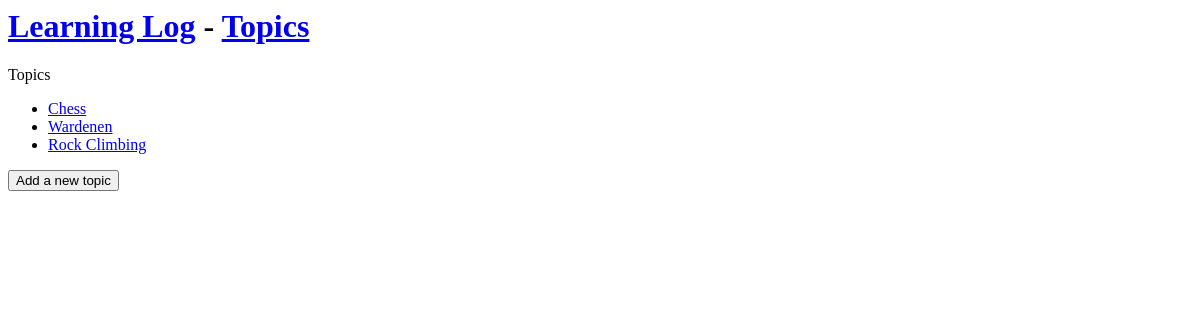
/topics/, run on an earlier commit of the app's database.
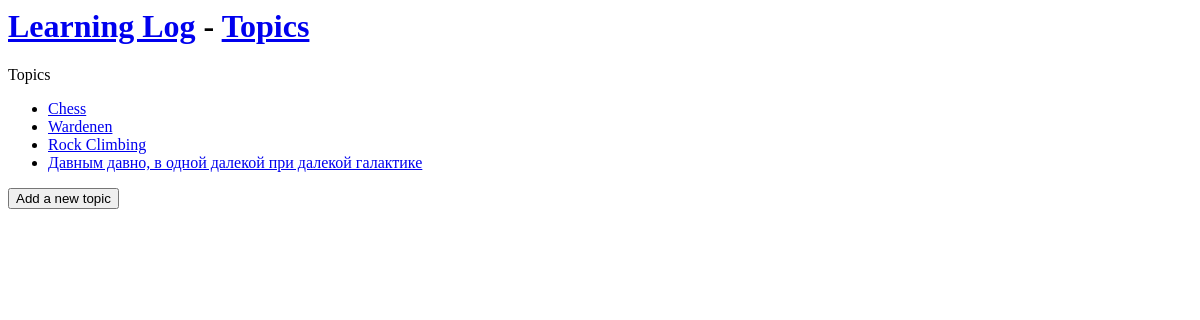
And on a later commit of the database.
### learning_logs/models.py (models this page shows)
class Topic(models.Model):
    text = models.CharField(max_length=200)
    date_added = models.DateTimeField(auto_now_add=True)
    def __str__(self):
        return self.text

### learning_logs/views.py (the view)
# urls.py: url(r'^topics/$', views.topics, name='topics'),
def topics(request):
    topics = Topic.objects.order_by('date_added')
    context = {'topics': topics}
    return render(request, 'learning_logs/topics.html', context)

### learning_logs/templates/learning_logs/topics.html
{% extends 'learning_logs/base.html' %}
{% block content %}
<p>Topics</p>
    <ul>
        {% for topic in topics %}
            <li>
                <a href="{% url 'learning_logs:topic' topic.id %}">{{ topic }}</a>
            </li>
        {% empty %}
            <li>No topics have been added yet.</li>
        {% endfor %}
    </ul>
    <form action="{% url 'learning_logs:new_topic' %}" method="get">
        <button name="submit">Add a new topic</button>
    </form>
{% endblock content %}

What changed in the data, as far as the page shows it:
added Topic: text "Давным давно, в одной далекой при далекой галактике"
